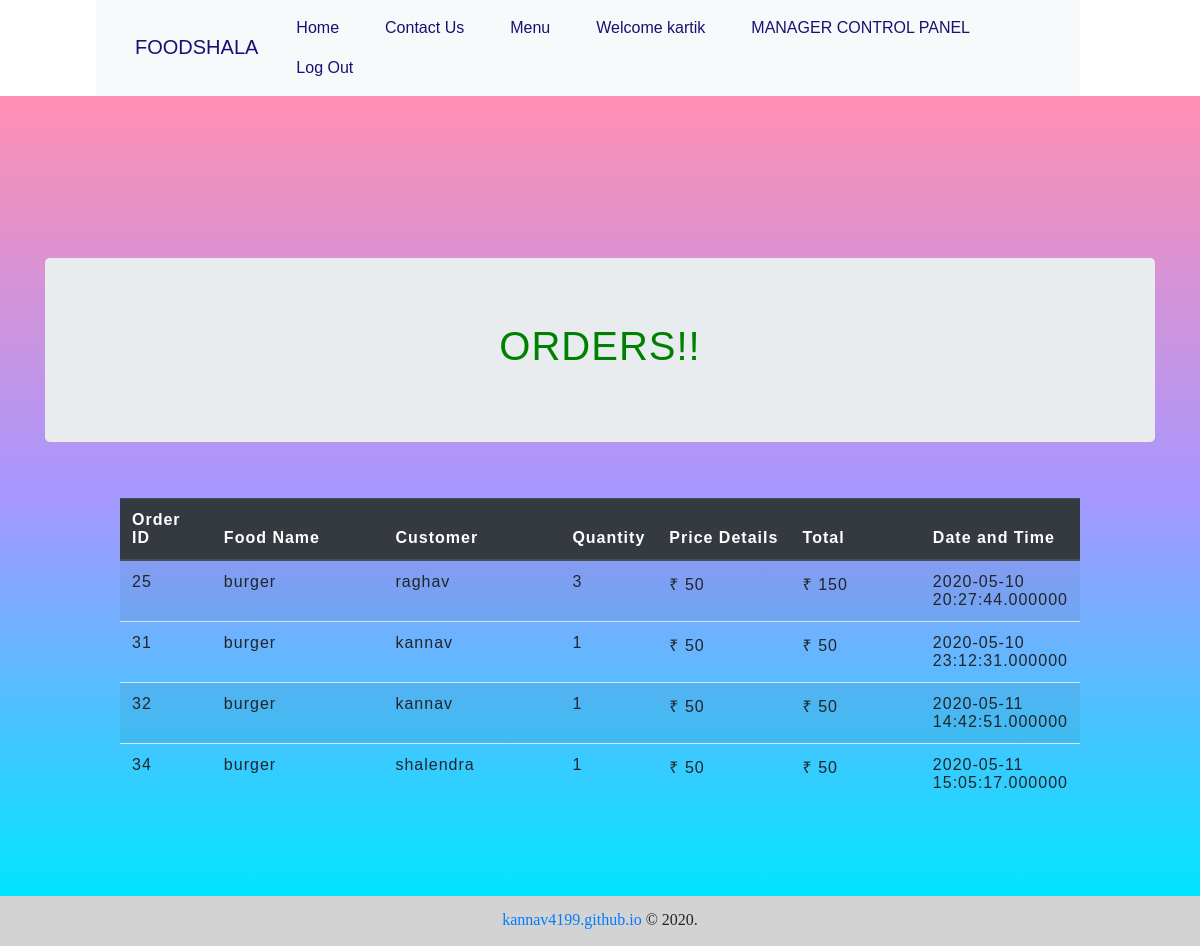
Page /restaurantorders.php (signed in) on the committed database.
### tables this page shows
CREATE TABLE `orderss` (
  `oid` int(25) NOT NULL,
  `fid` int(25) NOT NULL,
  `username` varchar(35) NOT NULL,
  `rusername` varchar(30) NOT NULL,
  `fname` varchar(30) NOT NULL,
  `fprice` bigint(15) NOT NULL,
  `quantity` int(30) NOT NULL,
  `datwtime` datetime(6) NOT NULL
);

### restaurantorders.php (the view, shortened to what this page needs)
<html>
  <head>
    <?php include 'links.php' ?>
   <link rel="stylesheet" type="text/css" href="style.css">
  </head>
  <body>
    <nav class="navbar navbar-expand-lg navbar-light bg-light mynav" >
       <div class="container-fluid">
        <a href="index.php" class="navbar-brand">FOODSHALA</a>
        <div class="collapse navbar-collapse" id="navbarMenu">
         <ul class="nav navbar-nav text-center ml-auto">
           <li class="nav-item  nav-link active" ><a href="index.php" >Home</a></li>
           <li class="nav-item nav-link"><a href="contact.php">Contact Us</a></li>
           <li class="nav-item nav-link"><a href="foodlist.php"><span class="glyphicon glyphicon-cutlery"></span> Menu </a></li>
<?php
if(isset($_SESSION['login_user1'])){
?>
     <li class="nav-item nav-link">
  <a href="restaurantupdate.php"></span> Welcome <?php echo $_SESSION['login_user1']; ?> </a></li>
      <li class="nav-item nav-link"><a href="myrestaurant.php">MANAGER CONTROL PANEL</a></li>
       <li class="nav-item nav-link"><a href="logout_m.php"><span class="glyphicon glyphicon-log-out"></span> Log Out </a></li>
<?php
}
?>
       </div>
      </div>
    </nav>
<div id="form">
        <div class="container">
          <div class="jumbotron">
            <h1 class="text-center" style="color: green;"><span class="glyphicon glyphicon-ok-circle"></span> ORDERS!!</h1>
          </div>
        </div>
        <br>
<table class="table table-striped" style="width: 80%;align-items: center; justify-content: center;padding: auto; margin:auto;">
  <thead class="thead-dark">
<tr>
<th width="10%">Order ID</th>
<th width="20%">Food Name</th>
<th width="20%">Customer</th>
<th width="10%">Quantity</th>
<th width="15%">Price Details</th>
<th width="15%">Total</th>
<th width="15%">Date and Time</th>
</tr>
</thead>
<?php
$hostname="localhost";
$user_name="root";
$password="stark";
$db="foodshala";
$con=mysqli_connect($hostname,$user_name,$password,$db);
$sql = "SELECT * FROM ORDERSS WHERE rusername='".$_SESSION['login_user1']."' ";
$result = $con->query( $sql) or die($con->error);
  while($row = $result-> fetch_assoc()){
?>
<tr>
  <td><?php  echo $row['oid'] ?></td>
<td><?php echo $row['fname'] ?></td>
<td><?php echo $row['username'] ?></td>
<td><?php echo $row['quantity'] ?></td>
<td>&#8377; <?php echo $row['fprice'] ?></td>
  <td>&#8377; <?php $total=$row['fprice']*$row['quantity']; echo $total  ?></td>
<td> <?php echo $row['datwtime'] ?></td>
</tr>
<?php
}
?>
</table>
</div>
<footer>
  <span><a href="https://kannav4199.github.io">kannav4199.github.io</a> © 2020.<br><span>
</footer>
        </body>
</html>

### style.css (style rules this page uses)
* { box-sizing: border-box; }
body { margin: 0; padding: 0; font-family: 'Rubik Mono One', sans-serif; }
html,body { height: 100vh; }
.mynav { margin-right: 10% !important; margin-left: 8%; }
.mynav a { text-decoration:none; color:#181174 !important; margin-right: 8px; padding:8px 14px 8px 8px; border-bottom: 2px solid transparent; }
#form { background: linear-gradient(rgb(255, 143, 178) 0%, rgb(167, 151, 255) 50%, rgb(0, 229, 255) 100%); padding-top: 10%; padding-bottom: 50px; justify-content: center; align-content: center; text-align: center; min-height: 100%; margin:auto; padding:auto; letter-spacing: 1px; }
footer { text-align: center; font-family: 'Bitter', serif; width: 100% !important; min-height: 50px; position: relative; background-color: lightgrey; padding-top: 1%; }

### rows in the picture
orderss: oid "25", fname "burger", username "raghav", quantity "3", fprice "50", total "150", datwtime "2020-05-10 20:27:44.000000"
orderss: oid "31", fname "burger", username "kannav", quantity "1", fprice "50", datwtime "2020-05-10 23:12:31.000000"
orderss: oid "32", fname "burger", username "kannav", quantity "1", fprice "50", datwtime "2020-05-11 14:42:51.000000"
orderss: oid "34", fname "burger", username "shalendra", quantity "1", fprice "50", datwtime "2020-05-11 15:05:17.000000"

### other values in the picture
$_SESSION['login_user1'] "kartik"
